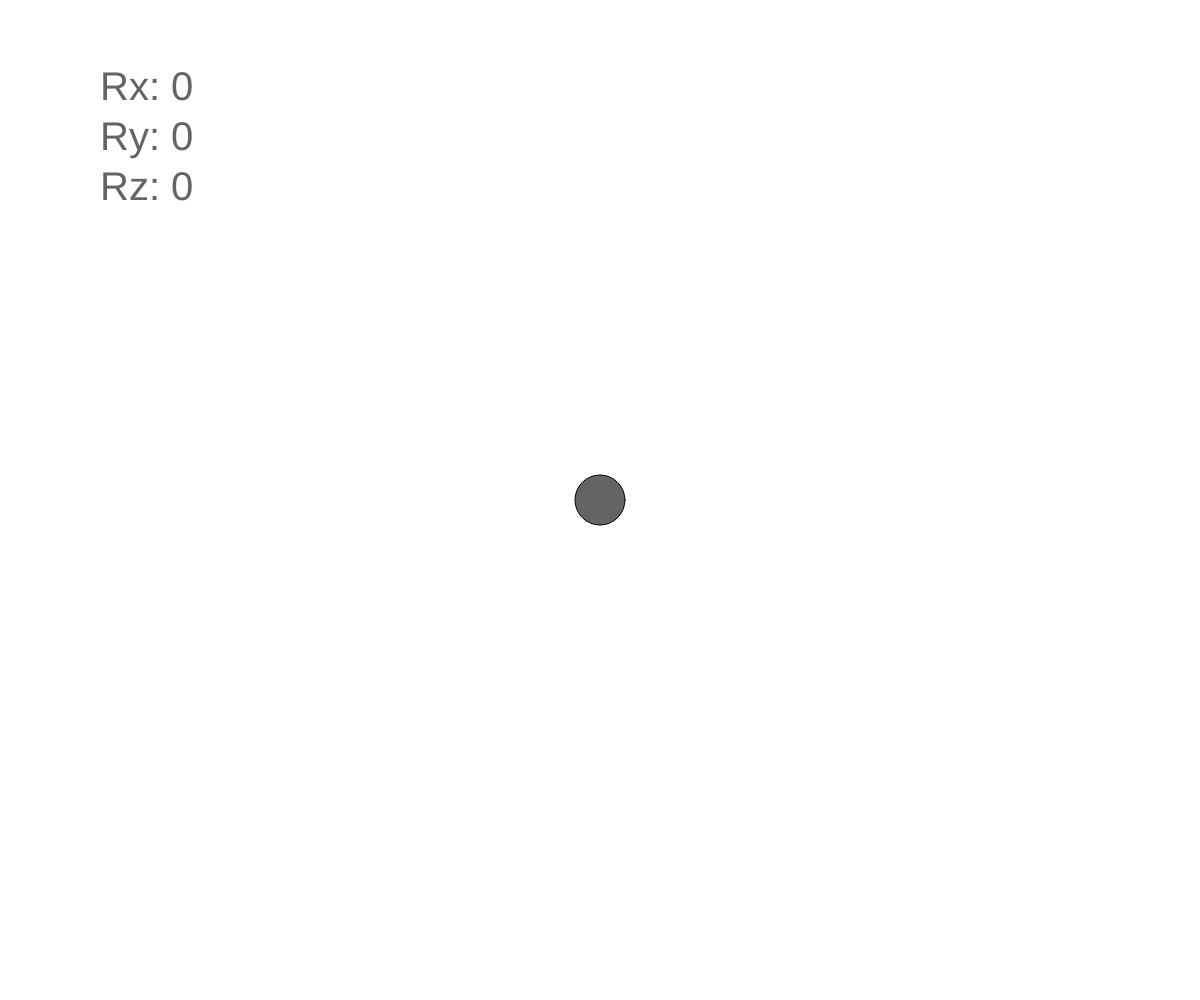
Frame 1 (no input)
Frame 60 (no input): identical to frame 1, image omitted
Frame 120 (the mouse pressed at the canvas centre since frame 60): identical to frame 1, image omitted

The p5.js sketch that drew this single still picture (run headless with seeded random() and noise() and a simulated clock; from frame 60 on, the mouse is pressed at the canvas centre):

// p5.js sketch
// ── sketch.js
var Ax,Ay,Vy,Vx,Px,Py,Fr;

function setup() {
 createCanvas(windowWidth,windowHeight); 
 ellipse(CENTER);
 
 balleSize=50;
 Px=windowWidth/2;
 Py=windowHeight/2;
 Fr=0.01;
 Vx=0;
 Vy=0;

 
}

function draw() {
  
 background(255);
 
 
 if((Px+balleSize/2)>=windowWidth || (Px-balleSize/2)<=0)
   {Vx=-Vx;}
 
 Ax = rotationY*Fr;
 Vx +=Ax;
 Px +=Vx;
 
 if((Py+balleSize/2)>=windowHeight|| (Py-balleSize/2)<=0)
   {Vy=-Vy;}

Ay = rotationX*Fr;
Vy +=Ay;
Py +=Vy;



 drawBall();
 
 textSize(40);
 
 text("Rx: " + floor( rotationX), 100, 100);
 text("Ry: " + floor (rotationY), 100, 150);
 text("Rz: " + floor( rotationZ), 100, 200);
}

function drawBall ()
{
  fill(100);
  ellipse(Px,Py,balleSize,balleSize);
}
